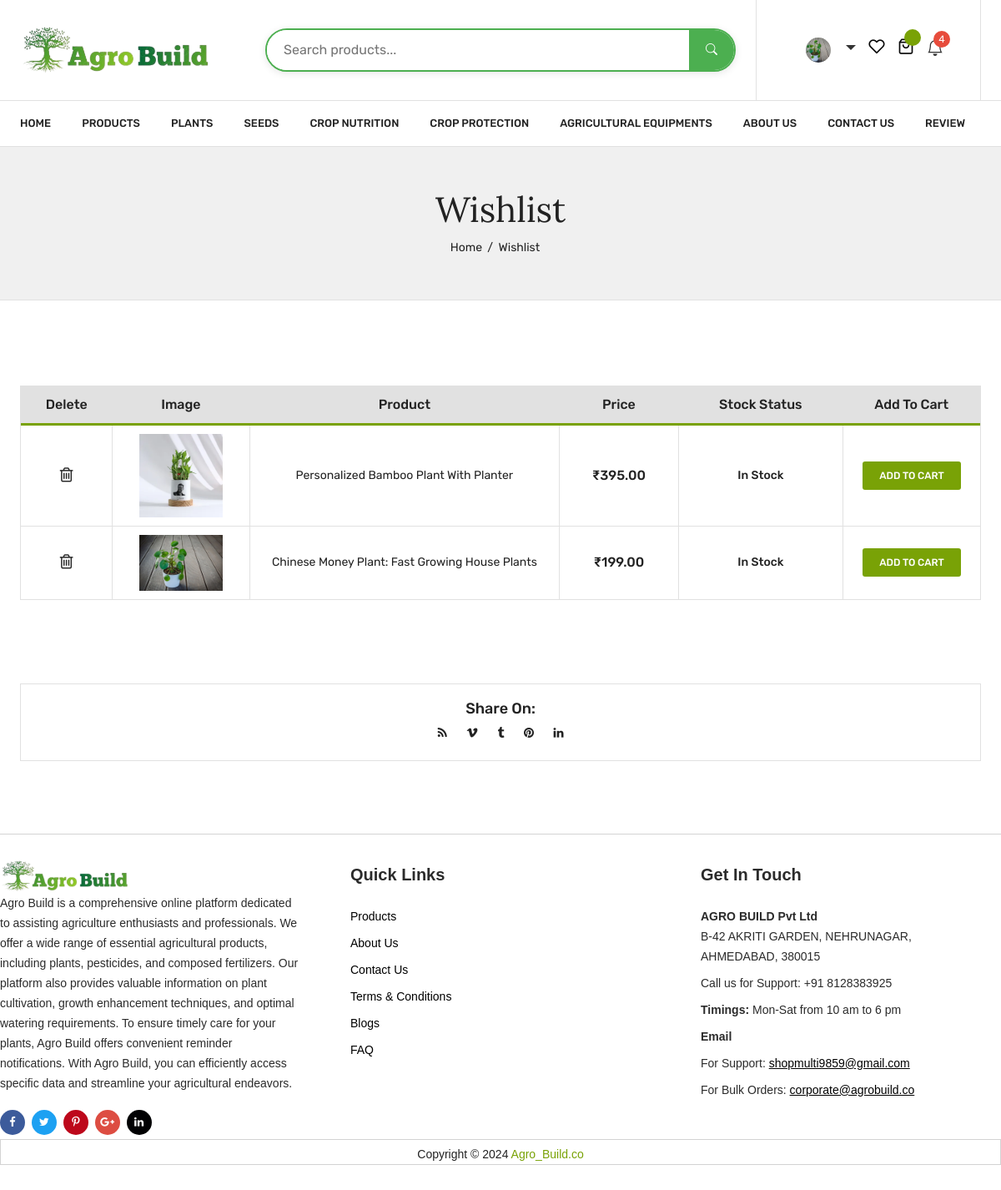
Page /wishlist/ (signed in) on the earlier database version.
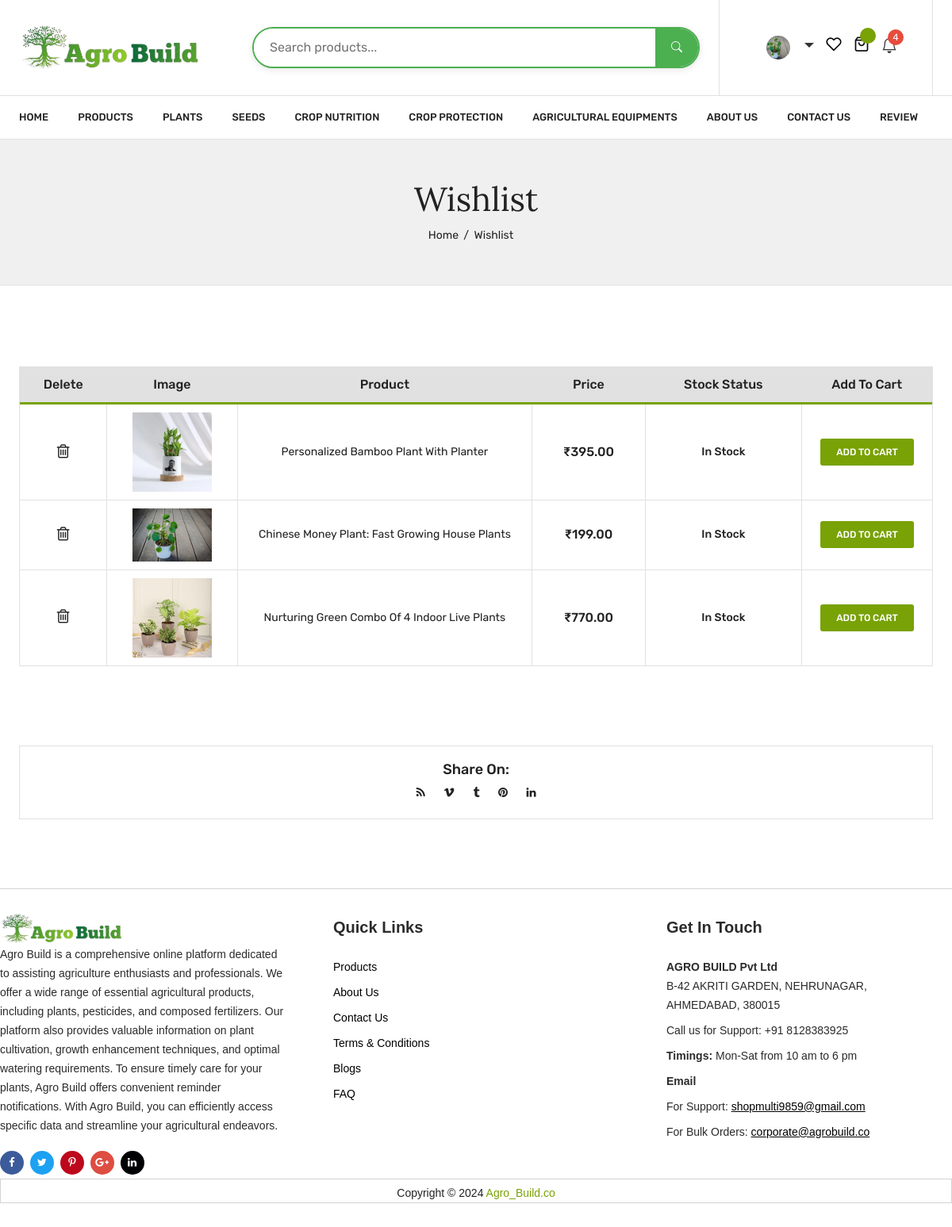
Same page on the later database version.
### agrobuild/models.py (models this page shows, shortened)
class Wishlist(models.Model):
    user = models.ForeignKey(User, on_delete=models.CASCADE)
    product = models.ForeignKey('Product', on_delete=models.CASCADE)

class Product(models.Model):
    P_id = models.AutoField(primary_key=True)
    P_name = models.CharField(max_length=255)
    P_Description = models.TextField()
    P_img = models.ImageField(upload_to='image/img',default="")
    P_price = models.DecimalField(max_digits=10, default=Decimal('0.00'), decimal_places=2)
    categories = models.ManyToManyField(Category)
    summer_watering = models.CharField(
        max_length=50,
        choices=[
            ('daily', 'Daily'),
            ('twice', 'Twice a day'),
            ('every_two_days', 'Every two days'),
            ('weekly', 'Weekly')
        ],
        default='daily',
        verbose_name="Summer (Mar-Jun) Watering"
    )
    winter_watering = models.CharField(
        max_length=50,
        choices=[
            ('daily', 'Daily'),
            ('twice', 'Twice a day'),
            ('every_two_days', 'Every two days'),
            ('weekly', 'Weekly')
        ],
        default='twice',
        verbose_name="Winter (Nov-Feb) Watering"
    )
    monsoon_watering = models.CharField(
        max_length=50,
        choices=[
            ('daily', 'Daily'),
            ('twice', 'Twice a day'),
            ('every_two_days', 'Every two days'),
            ('weekly', 'Weekly')
        ],
        default='every_two_days',
        verbose_name="Monsoon (Jul-Oct) Watering"
    )

### agrobuild/views.py (the view)
# urls.py: path('wishlist/', views.wishlist, name="wishlist"),
@login_required(login_url='/login/')
def wishlist(request):
    wishlist_items = Wishlist.objects.filter(user=request.user).select_related('product')
    return render(request, 'htmldemo.net/wishlist.html', {'wishlist_items': wishlist_items})

### agrobuild/context_processors.py (called while the page is built)
def cart_data(request):
    if request.user.is_authenticated:
        items = CartItem.objects.filter(user=request.user)
        subtotal = sum(item.total_price() for item in items)
        return {
            'mini_cart_items': items,
            'mini_cart_total': subtotal
        }
    return {
        'mini_cart_items': [],
        'mini_cart_total': 0
    }

### agrobuild/models.py (called while the page is built)
    def total_price(self):
        return self.quantity * self.product.P_price

### agrobuild/templates/htmldemo.net/wishlist.html (shortened to what this page needs)
{% extends 'htmldemo.net/basicsearch.html' %}
{% block body %}
{% load static %}
<div class="breadcrumbs_area">
    <div class="container">
        <div class="row">
            <div class="col-12">
                <div class="breadcrumb_content">
                    <h3>Wishlist</h3>
                    <ul>
                        <li><a href="{% url 'index' %}">Home</a></li>
                        <li>Wishlist</li>
                    </ul>
                </div>
            </div>
        </div>
    </div>
</div>
<div class="wishlist_area mt-100">
    <div class="container">
        <form action="#">
            <div class="row">
                <div class="col-12">
                    <div class="table_desc wishlist">
                        <div class="cart_page table-responsive">
                            <table>
                                <thead>
                                    <tr>
                                        <th class="product_remove">Delete</th>
                                        <th class="product_thumb">Image</th>
                                        <th class="product_name">Product</th>
                                        <th class="product-price">Price</th>
                                        <th class="product_quantity">Stock Status</th>
                                        <th class="product_total">Add To Cart</th>
                                    </tr>
                                </thead>
                                <tbody>
                                    {% for item in wishlist_items %}
                                    <tr>
                                        <td class="product_remove">
                                            <a href="{% url 'remove_from_wishlist' item.product.P_id %}"><i class="fa fa-trash-o"></i></a>
                                        </td>
                                        <td class="product_thumb">
                                            <a href="/prod_view/?myid={{ item.product.P_id }}">
                                                <img src="/media/{{ item.product.P_img }}" alt="{{ item.product.P_name }}">
                                            </a>
                                        </td>
                                        <td class="product_name">
                                            <a href="/prod_view/?myid={{ item.product.P_id }}">{{ item.product.P_name }}</a>
                                        </td>
                                        <td class="product-price">₹{{ item.product.P_price }}</td>
                                        <td class="product_quantity">In Stock</td>
                                        <td class="product_total">
                                            <a href="{% url 'add_to_cart' item.product.P_id %}">Add To Cart</a>
                                        </td>
                                    </tr>
                                    {% empty %}
                                    <tr><td colspan="6" style="text-align:center;">No items in wishlist.</td></tr>
                                    {% endfor %}
                                </tbody>
                            </table>
                        </div>
                    </div>
                </div>
            </div>
        </form>
        <div class="row">
            <div class="col-12">
                <div class="wishlist_share">
                    <h4>Share on:</h4>
                    <ul>
                        <li><a href="#"><i class="fa fa-rss"></i></a></li>
                        <li><a href="#"><i class="fa fa-vimeo"></i></a></li>
                        <li><a href="#"><i class="fa fa-tumblr"></i></a></li>
                        <li><a href="#"><i class="fa fa-pinterest"></i></a></li>
                        <li><a href="#"><i class="fa fa-linkedin"></i></a></li>
                    </ul>
                </div>
            </div>
        </div>
    </div>
</div>
{% endblock %}

Differences in the rows shown:
added Wishlist: product.P_img (picture), product.P_name "Nurturing Green Combo Of 4 Indoor Live Plants", product.P_price "770.00"
